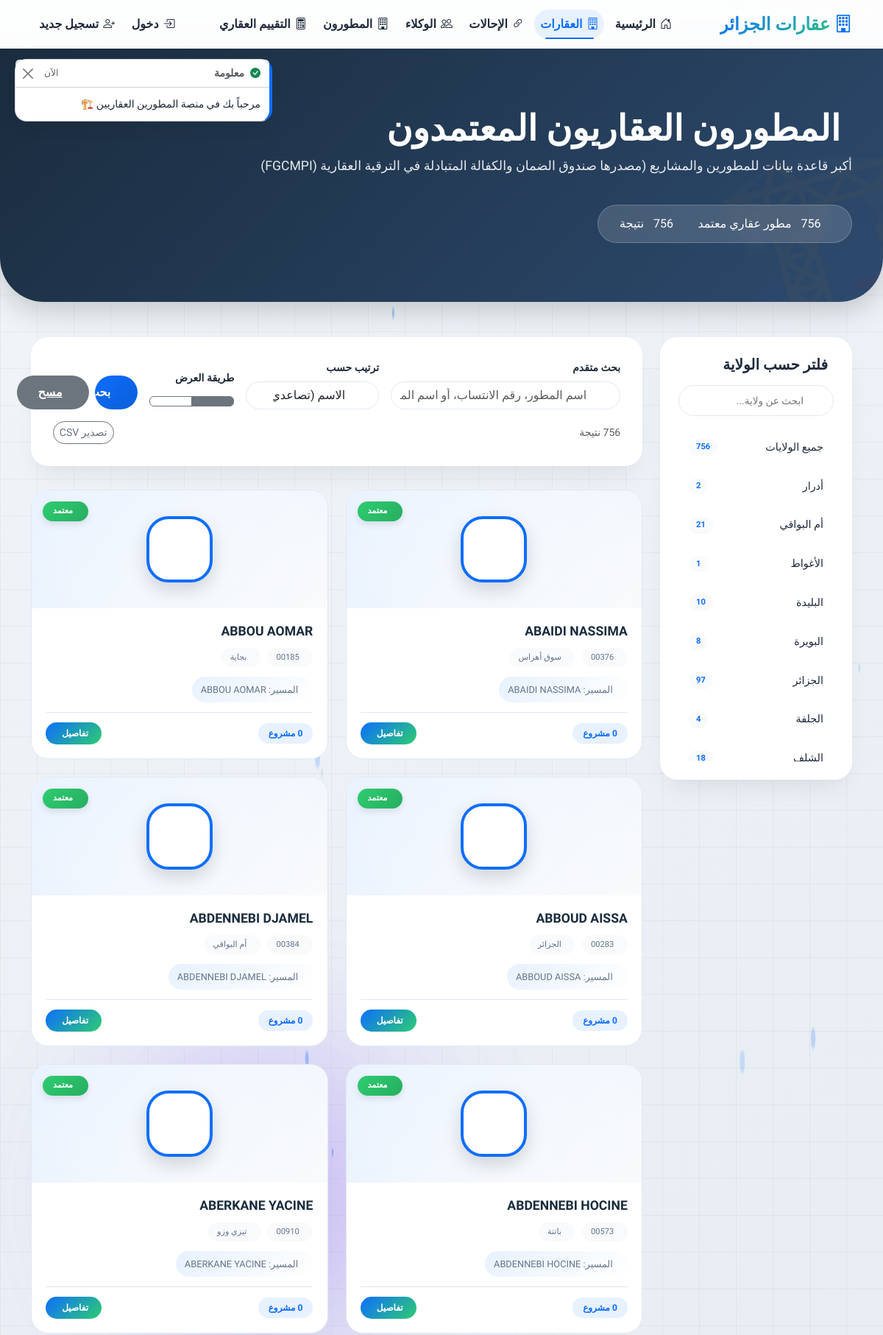
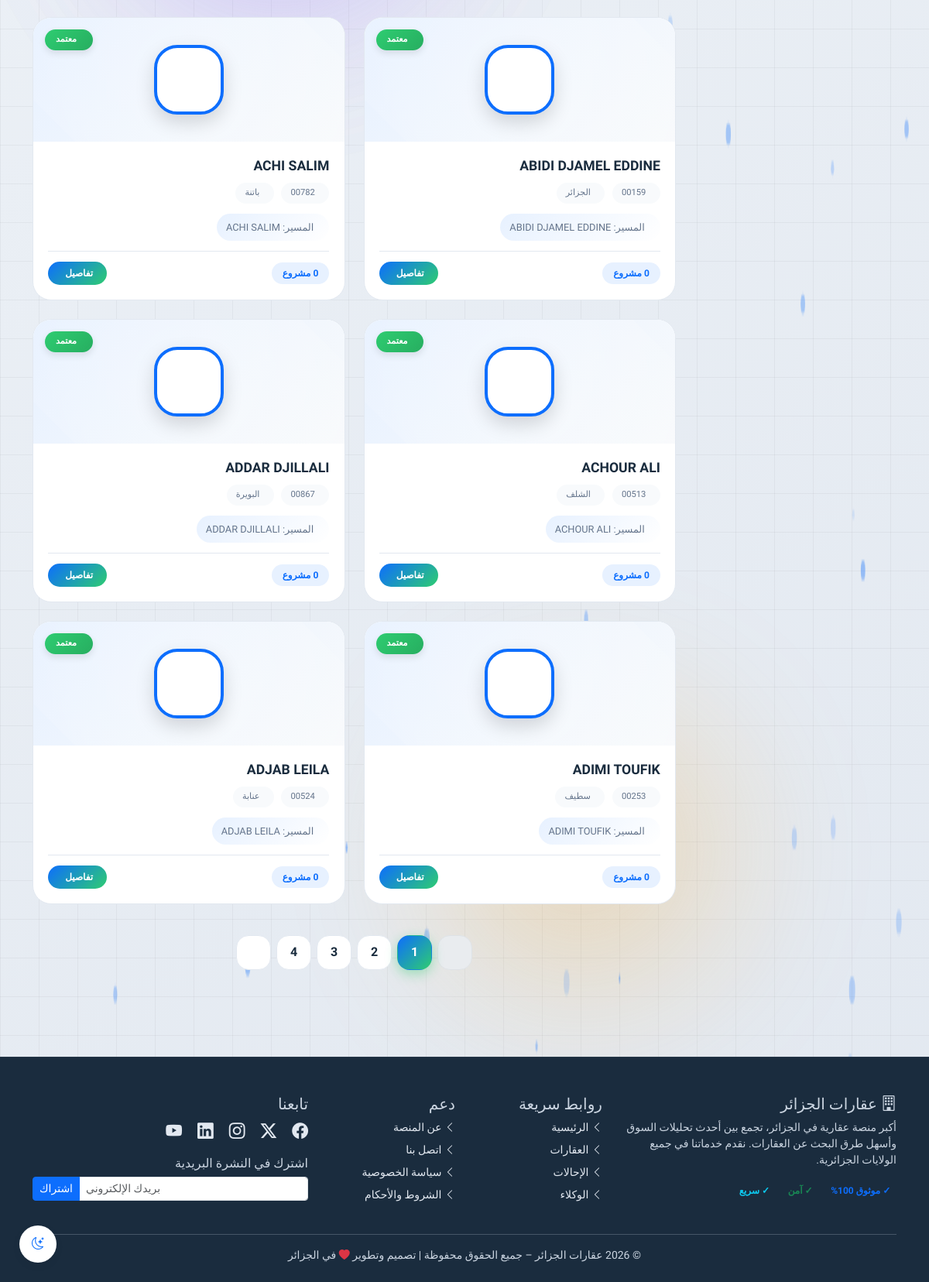
The page /properties/promoteurs/ on the database its author committed (2 pictures, top to bottom).
### properties/models_valuation.py (models this page shows, shortened)
class Wilaya(models.Model):
    code = models.CharField(max_length=2, unique=True, verbose_name="الرمز")
    name_ar = models.CharField(max_length=100, verbose_name="الاسم بالعربية")
    name_fr = models.CharField(max_length=100, verbose_name="الاسم بالفرنسية")
    class Meta:
        verbose_name = "ولاية"
        verbose_name_plural = "الولايات"
        ordering = ["code"]

### properties/models.py (models this page shows, shortened)
class PromoteurImmobilier(models.Model):
    numero_affiliation = models.CharField(max_length=10, unique=True, verbose_name="رقم الانتساب")
    numero_agrement = models.CharField(max_length=20, blank=True, verbose_name="رقم الاعتماد")
    numero_tnpi = models.CharField(max_length=50, blank=True, verbose_name="رقم التسجيل TNPI")
    nom_entreprise = models.CharField(max_length=255, verbose_name="اسم الشركة")
    nom_gerant = models.CharField(max_length=255, blank=True, verbose_name="اسم المسير")
    adresse = models.TextField(blank=True, verbose_name="العنوان التجاري")
    telephone = models.CharField(max_length=50, blank=True, verbose_name="الهاتف")
    email = models.EmailField(blank=True, verbose_name="البريد الإلكتروني")
    wilaya = models.ForeignKey(
        Wilaya, on_delete=models.SET_NULL,
        null=True, blank=True, verbose_name="الولاية"
    )
    logo = models.ImageField(
        upload_to='promoteurs/logos/%Y/%m/',
        blank=True,
        null=True,
        verbose_name="شعار الشركة"
    )
    cover_image = models.ImageField(
        upload_to='promoteurs/covers/%Y/%m/',
        blank=True,
        null=True,
        verbose_name="صورة الغلاف"
    )
    avatar = models.ImageField(
        upload_to='promoteurs/avatars/%Y/%m/',
        blank=True,
        null=True,
        verbose_name="الصورة الشخصية"
    )
    is_active = models.BooleanField(default=True, verbose_name="نشط")
    created_at = models.DateTimeField(auto_now_add=True, verbose_name="تاريخ الإضافة")
    updated_at = models.DateTimeField(auto_now=True, verbose_name="تاريخ التحديث")
    class Meta:
        verbose_name = "مطور عقاري"
        verbose_name_plural = "المطورين العقاريين"
        ordering = ['nom_entreprise']
        indexes = [
            models.Index(fields=['numero_affiliation']),
            models.Index(fields=['wilaya']),
        ]
    @property
    def projets_count(self):
        return self.projets.count()

### properties/views.py (the view, shortened to what this page needs)
# urls.py: path('promoteurs/', views.promoteur_list, name='promoteur_list'),
def promoteur_list(request: HttpRequest) -> HttpResponse:
    from django.core.paginator import Paginator, EmptyPage, PageNotAnInteger
    from django.db.models import Q
    promoteurs = PromoteurImmobilier.objects.filter(is_active=True).select_related('wilaya')
    search_query = request.GET.get('q', '').strip()
    selected_wilaya = request.GET.get('wilaya')
    if selected_wilaya and selected_wilaya.isdigit():
        promoteurs = promoteurs.filter(wilaya_id=selected_wilaya)
    sort_by = request.GET.get('sort', 'name')
    if sort_by == 'name':
        promoteurs = promoteurs.order_by('nom_entreprise')
    elif sort_by == 'name_desc':
        promoteurs = promoteurs.order_by('-nom_entreprise')
    elif sort_by == 'wilaya':
        promoteurs = promoteurs.order_by('wilaya__name_ar', 'nom_entreprise')
    elif sort_by == 'date':
        promoteurs = promoteurs.order_by('-created_at')
    else:
        promoteurs = promoteurs.order_by('nom_entreprise')
    all_wilayas = []
    for wilaya in Wilaya.objects.all().order_by('name_ar'):
        count = PromoteurImmobilier.objects.filter(wilaya=wilaya, is_active=True).count()
        if count > 0:
            all_wilayas.append({
                'id': wilaya.id,
                'name': wilaya.name_ar,
                'count': count
            })
    view_mode = request.GET.get('view', 'cards')
    paginator = Paginator(promoteurs, 12)
    page = request.GET.get('page', 1)
    try:
        promoteurs_page = paginator.page(page)
    except (PageNotAnInteger, EmptyPage):
        promoteurs_page = paginator.page(1)
    context = {
        'promoteurs': promoteurs_page,
        'all_wilayas': all_wilayas,
        'total_promoteurs': PromoteurImmobilier.objects.filter(is_active=True).count(),
        'results_count': promoteurs.count(),
        'selected_wilaya': selected_wilaya,
        'search_query': search_query,
        'sort_by': sort_by,
        'view_mode': view_mode,
        'is_paginated': promoteurs_page.has_other_pages(),
        'page_obj': promoteurs_page,
    }
    return render(request, 'properties/promoteur_list.html', context)

### properties/templates/properties/promoteur_list.html (shortened to what this page needs)
{% extends 'base.html' %}
{% load static %}
{% load humanize %}
{% block extra_css %}
<link href="https://unpkg.com/aos@2.3.1/dist/aos.css" rel="stylesheet">
<link href="https://cdn.jsdelivr.net/npm/select2@4.1.0-rc.0/dist/css/select2.min.css" rel="stylesheet" />
<link rel="stylesheet" href="https://cdnjs.cloudflare.com/ajax/libs/animate.css/4.1.1/animate.min.css" />
{% endblock %}
{% block content %}
<div class="animated-bg">
</div>
<div class="page-header" data-aos="fade-down">
    <div class="container">
        <h1 class="animate__animated animate__fadeInRight">
             المطورون العقاريون المعتمدون
        </h1>
        <p class="animate__animated animate__fadeInLeft">
            أكبر قاعدة بيانات للمطورين والمشاريع (مصدرها صندوق الضمان والكفالة المتبادلة في الترقية العقارية (FGCMPI)
        </p>
        <div class="stats-badge animate__animated animate__fadeInUp">
            <span id="totalCount">{{ total_promoteurs|intcomma }}</span> مطور عقاري معتمد
            <span id="resultsCount">{{ promoteurs.paginator.count|intcomma }}</span> نتيجة
        </div>
    </div>
</div>
<div class="container my-5">
    <div class="row g-4">
        <div class="col-lg-3">
            <div class="filter-sidebar" data-aos="fade-up">
                <h5 class="fw-bold mb-3"> فلتر حسب الولاية</h5>
                <div class="wilaya-search">
                    <input type="text" id="wilayaSearch" placeholder="ابحث عن ولاية...">
                </div>
                <div class="wilaya-list" id="wilayaList">
                    <div class="wilaya-item" data-wilaya-id="all" data-wilaya-name="all" style="--index: 0;">
                        <span class="wilaya-name">جميع الولايات</span>
                        <span class="wilaya-count">{{ total_promoteurs }}</span>
                    </div>
                    {% for wilaya in all_wilayas %}
                    <div class="wilaya-item" data-wilaya-id="{{ wilaya.id }}" data-wilaya-name="{{ wilaya.name }}" style="--index: {{ forloop.counter }};">
                        <span class="wilaya-name">{{ wilaya.name }}</span>
                        <span class="wilaya-count">{{ wilaya.count }}</span>
                    </div>
                    {% endfor %}
                </div>
            </div>
        </div>
        <div class="col-lg-9">
            <div class="search-section" data-aos="fade-up">
                <form method="get" action="{% url 'properties:promoteur_list' %}" id="searchForm">
                    <div class="row g-3 align-items-end">
                        <div class="col-md-5">
                            <label class="form-label fw-bold small">
                                 بحث متقدم
                            </label>
                            <div class="search-input-group">
                                <input type="text" name="q" id="searchInput" class="form-control"
                                       placeholder="اسم المطور، رقم الانتساب، أو اسم المسير..."
                                       value="{{ search_query }}" autocomplete="off">
                            </div>
                        </div>
                        <div class="col-md-3">
                            <label class="form-label fw-bold small">
                                 ترتيب حسب
                            </label>
                            <div class="search-input-group">
                                <select name="sort" class="form-select" id="sortSelect">
                                    <option value="name" {% if sort_by == 'name' %}selected{% endif %}>الاسم (تصاعدي)</option>
                                </select>
                            </div>
                        </div>
                        <div class="col-md-2">
                            <label class="form-label fw-bold small">
                                 طريقة العرض
                            </label>
                            <div class="btn-group w-100" role="group">
                                <button type="button" class="btn btn-outline-secondary view-btn active" data-view="cards" title="بطاقات">
                                </button>
                                <button type="button" class="btn btn-outline-secondary view-btn" data-view="list" title="قائمة">
                                </button>
                            </div>
                        </div>
                        <div class="col-md-2">
                            <div class="d-flex gap-2">
                                <button type="submit" class="btn-search w-100" id="searchBtn">
                                     بحث
                                </button>
                                <a href="{% url 'properties:promoteur_list' %}" class="btn-reset w-100 text-center" id="resetBtn">
                                     مسح
                                </a>
                            </div>
                        </div>
                    </div>
                </form>
                <div class="row mt-3">
                    <div class="col-12">
                        <div class="d-flex justify-content-between align-items-center flex-wrap gap-2">
                            <div class="small text-muted">
                                <span id="filteredCount">{{ promoteurs.paginator.count|intcomma }}</span> نتيجة
                            </div>
                            <div class="d-flex gap-2">
                                <button class="btn btn-sm btn-outline-secondary rounded-pill" onclick="exportToCSV()">
                                     تصدير CSV
                                </button>
                            </div>
                        </div>
                    </div>
                </div>
            </div>
            <div class="row g-4" id="promoteursGrid" data-view-mode="cards">
                {% for promoteur in promoteurs %}
                <div class="{% if view_mode == 'cards' %}col-md-6 col-lg-6{% else %}col-12{% endif %} promoteur-item"
                     data-name="{{ promoteur.nom_entreprise|lower }}"
                     data-numero="{{ promoteur.numero_affiliation }}"
                     data-wilaya="{{ promoteur.wilaya.name_ar|default:'' }}"
                     data-gerant="{{ promoteur.nom_gerant|default:''|lower }}"
                     data-projets="{{ promoteur.projets_count }}"
                     style="--index: {{ forloop.counter0 }};">
                    <div class="promoteur-card" onclick="window.location.href='{% url 'properties:promoteur_detail' promoteur.id %}'">
                        <div class="card-badge">
                             معتمد
                        </div>
                        <div class="card-image">
                            <div class="promoteur-avatar">
                            </div>
                        </div>
                        <div class="promoteur-info">
                            <h5 class="promoteur-name">
                                <a href="{% url 'properties:promoteur_detail' promoteur.id %}" onclick="event.stopPropagation()">
                                    {{ promoteur.nom_entreprise|truncatechars:35 }}
                                </a>
                            </h5>
                            <div class="meta-tags">
                                <span class="meta-tag">
                                     {{ promoteur.numero_affiliation }}
                                </span>
                                <span class="meta-tag">
                                     {{ promoteur.wilaya.name_ar|default:"ولاية غير محددة" }}
                                </span>
                            </div>
                            <div class="gerant-name">
                                <span>المسير: {{ promoteur.nom_gerant|default:"غير محدد"|truncatechars:25 }}</span>
                            </div>
                            <div class="stats-row">
                                <span class="project-count">
                                     {{ promoteur.projets_count }} مشروع
                                </span>
                                <button class="btn-detail" onclick="event.stopPropagation(); window.location.href='{% url 'properties:promoteur_detail' promoteur.id %}'">
                                    تفاصيل
                                </button>
                            </div>
                        </div>
                    </div>
                </div>
                {% endfor %}
            </div>
            {% if is_paginated %}
            <nav class="mt-4">
                <ul class="pagination">
                    {% if page_obj.has_previous %}
                    <li class="page-item">
                        <a class="page-link" href="?page={{ page_obj.previous_page_number }}{% if selected_wilaya %}&wilaya={{ selected_wilaya }}{% endif %}{% if search_query %}&q={{ search_query }}{% endif %}{% if sort_by %}&sort={{ sort_by }}{% endif %}{% if view_mode %}&view={{ view_mode }}{% endif %}">
                            <i class="fas fa-chevron-right"></i>
                        </a>
                    </li>
                    {% else %}
                    <li class="page-item disabled">
                        <span class="page-link"></span>
                    </li>
                    {% endif %}
                    {% for num in page_obj.paginator.page_range %}
                        {% if page_obj.number == num %}
                        <li class="page-item active"><span class="page-link">{{ num }}</span></li>
                        {% elif num > page_obj.number|add:'-4' and num < page_obj.number|add:'4' %}
                        <li class="page-item">
                            <a class="page-link" href="?page={{ num }}{% if sort_by %}&sort={{ sort_by }}{% endif %}{% if view_mode %}&view={{ view_mode }}{% endif %}">{{ num }}</a>
                        </li>
                        {% endif %}
                    {% endfor %}
                    {% if page_obj.has_next %}
                    <li class="page-item">
                        <a class="page-link" href="?page={{ page_obj.next_page_number }}{% if sort_by %}&sort={{ sort_by }}{% endif %}{% if view_mode %}&view={{ view_mode }}{% endif %}">
                        </a>
                    </li>
                    {% else %}
                    <li class="page-item disabled">
                        <span class="page-link"><i class="fas fa-chevron-left"></i></span>
                    </li>
                    {% endif %}
                </ul>
            </nav>
            {% endif %}
        </div>
    </div>
</div>
{% endblock %}

### rows shown on the page
Wilaya: name "أدرار"
Wilaya: name "أم البواقي"
Wilaya: name "الأغواط"
Wilaya: name "البليدة"
Wilaya: name "البويرة"
Wilaya: name "الجزائر"
Wilaya: name "الجلفة"
Wilaya: name "الشلف"
PromoteurImmobilier: nom_entreprise "ABAIDI NASSIMA", numero_affiliation "00376", wilaya.name_ar "سوق أهراس", nom_gerant "ABAIDI NASSIMA", projets_count "0"
PromoteurImmobilier: nom_entreprise "ABBOU AOMAR", numero_affiliation "00185", wilaya.name_ar "بجاية", nom_gerant "ABBOU AOMAR"
PromoteurImmobilier: nom_entreprise "ABBOUD AISSA", numero_affiliation "00283", wilaya.name_ar "الجزائر", nom_gerant "ABBOUD AISSA", projets_count "0"
PromoteurImmobilier: nom_entreprise "ABDENNEBI DJAMEL", numero_affiliation "00384", wilaya.name_ar "أم البواقي", nom_gerant "ABDENNEBI DJAMEL"
PromoteurImmobilier: nom_entreprise "ABDENNEBI HOCINE", numero_affiliation "00573", wilaya.name_ar "باتنة", nom_gerant "ABDENNEBI HOCINE", projets_count "0"
PromoteurImmobilier: nom_entreprise "ABERKANE YACINE", numero_affiliation "00910", wilaya.name_ar "تيزي وزو", nom_gerant "ABERKANE YACINE"
PromoteurImmobilier: nom_entreprise "ABIDI DJAMEL EDDINE", numero_affiliation "00159", wilaya.name_ar "الجزائر", nom_gerant "ABIDI DJAMEL EDDINE", projets_count "0"
PromoteurImmobilier: nom_entreprise "ACHI SALIM", numero_affiliation "00782", wilaya.name_ar "باتنة", nom_gerant "ACHI SALIM"
PromoteurImmobilier: nom_entreprise "ACHOUR ALI", numero_affiliation "00513", wilaya.name_ar "الشلف", nom_gerant "ACHOUR ALI", projets_count "0"
PromoteurImmobilier: nom_entreprise "ADDAR DJILLALI", numero_affiliation "00867", wilaya.name_ar "البويرة", nom_gerant "ADDAR DJILLALI"
PromoteurImmobilier: nom_entreprise "ADIMI TOUFIK", numero_affiliation "00253", wilaya.name_ar "سطيف", nom_gerant "ADIMI TOUFIK", projets_count "0"
PromoteurImmobilier: nom_entreprise "ADJAB LEILA", numero_affiliation "00524", wilaya.name_ar "عنابة", nom_gerant "ADJAB LEILA"

### other values the page prints
{{ total_promoteurs|intcomma }} "756"
{{ promoteurs.paginator.count|intcomma }} "756"
{{ total_promoteurs }} "756"
{{ wilaya.count }} "2" "21" "1" "10" "8" "97" "4" "18"
{{ num }} "1"
{{ num }} "2" "3" "4"
